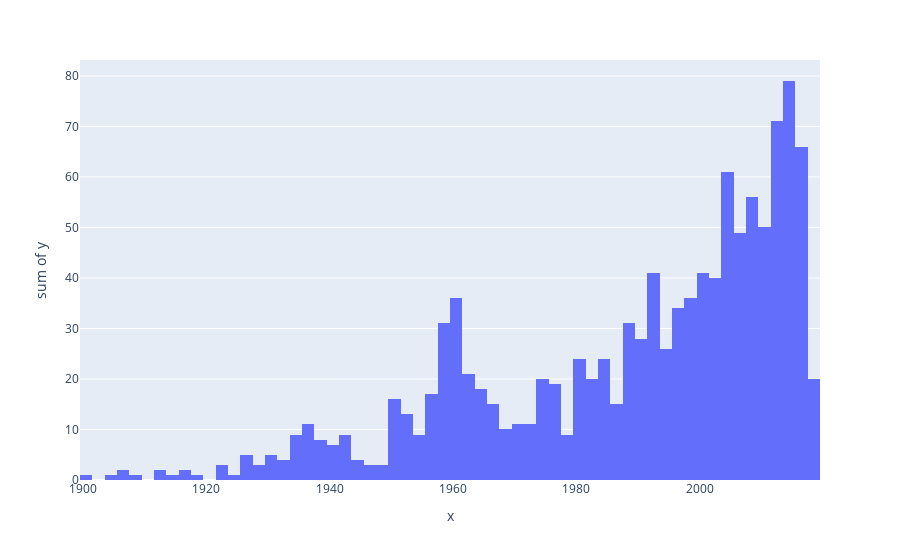

The code cell stored with this chart in its notebook:
### Code cell
#Histagram to show the positive correlation between 'Time' and 'Frequency of Attacks':
data_plot1 = data5[data5['Year'] > 1900]
fig = px.histogram(x=list(data_plot1['Year'].value_counts().index), y=list(data_plot1['Year'].value_counts().values), nbins = 100,) 
fig.show()

### Figure 1 — Plotly figure (JSON) as saved in the notebook; plotly's stock layout.template omitted (floating-point values rounded to 4 significant figures)
{"data": [{"alignmentgroup": "True", "bingroup": "x", "histfunc": "sum", "hovertemplate": "x=%{x}<br>sum of y=%{y}<extra></extra>", "legendgroup": "", "marker": {"color": "#636efa", "pattern": {"shape": ""}}, "name": "", "nbinsx": 100, "offsetgroup": "", "orientation": "v", "showlegend": false, "type": "histogram", "x": [2015, 2012, 2017, 2013, 2004, 2016, 2011, 2009, 2005, 2014, 2008, 2007, 2000, 2006, 2002, 1993, 1999, 1989, 1959, 2018, 2010, 1996, 1992, 1961, 1960, 2001, 2003, 1998, 1997, 1985, 1964, 1990, 1991, 1981, 1994, 1963, 1995, 1974, 1956, 1980, 1958, 1976, 1950, 1988, 1984, 1983, 1982, 1966, 1986, 1975, 1971, 1972, 1977, 1962, 1942, 1936, 1953, 1955, 1987, 1957, 1967, 1952, 1951, 1968, 1979, 1935, 1934, 1969, 1938, 1937, 1939, 1978, 1926, 1940, 1965, 1933, 1930, 1922, 1970, 1941, 1944, 1973, 1916, 1907, 1947, 1931, 1949, 1928, 1943, 1954, 1905, 1908, 1912, 1913, 1914, 1927, 1918, 1925, 1929, 1932, 1948, 1946, 1945, 1901], "xaxis": "x", "y": [51, 36, 36, 35, 33, 30, 30, 28, 28, 28, 28, 25, 24, 24, 23, 22, 21, 21, 20, 20, 20, 19, 19, 18, 18, 17, 17, 15, 15, 14, 14, 14, 14, 13, 13, 13, 13, 12, 11, 11, 11, 11, 10, 10, 10, 10, 10, 9, 9, 8, 8, 8, 8, 8, 7, 7, 7, 7, 6, 6, 6, 6, 6, 6, 5, 5, 4, 4, 4, 4, 4, 4, 4, 4, 4, 3, 3, 3, 3, 3, 3, 3, 2, 2, 2, 2, 2, 2, 2, 2, 1, 1, 1, 1, 1, 1, 1, 1, 1, 1, 1, 1, 1, 1], "yaxis": "y"}], "layout": {"barmode": "relative", "legend": {"tracegroupgap": 0}, "margin": {"t": 60}, "xaxis": {"anchor": "y", "domain": [0, 1], "title": {"text": "x"}}, "yaxis": {"anchor": "x", "domain": [0, 1], "title": {"text": "sum of y"}}}}
